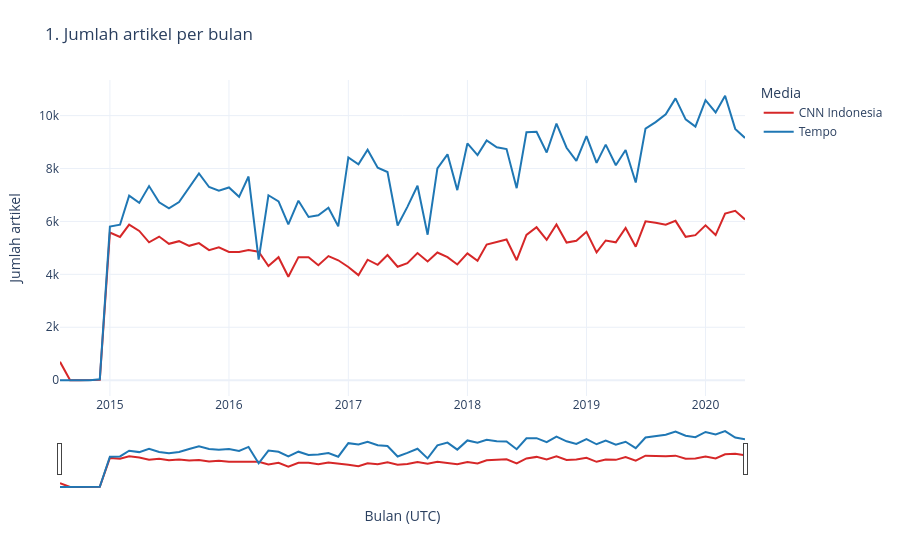

The code cell stored with this chart in its notebook:
### Markdown cell above
## 2. Jumlah artikel per bulan

Grafik 1 memungkinkan zoom dan hover untuk melihat perubahan jumlah artikel tiap media. Bulan tanpa baris diisi nol untuk membedakannya dari titik yang hilang; nol tetap dapat berarti arsip tidak lengkap.

### Code cell
monthly = con.sql("""
WITH bounds AS (
    SELECT MIN(date_trunc('month', published_at)) AS lo,
           MAX(date_trunc('month', published_at)) AS hi FROM news
), months AS (
    SELECT unnest(generate_series(lo, hi, INTERVAL '1 month')) AS month FROM bounds
), sources AS (SELECT DISTINCT source FROM news),
counts AS (
    SELECT date_trunc('month', published_at) AS month, source, COUNT(*) AS article_count
    FROM news GROUP BY 1, 2
)
SELECT m.month, s.source, COALESCE(c.article_count, 0) AS article_count
FROM months m CROSS JOIN sources s
LEFT JOIN counts c ON m.month = c.month AND s.source = c.source
ORDER BY m.month, s.source
""").pl()
fig = px.line(monthly.to_pandas(), x="month", y="article_count", color="source",
              color_discrete_map=COLORS, title="1. Jumlah artikel per bulan",
              labels={"month": "Bulan (UTC)", "article_count": "Jumlah artikel", "source": "Media"})
fig.update_layout(hovermode="x unified")
fig.update_xaxes(rangeslider_visible=True)
show_and_save(fig, "01_monthly_articles.html")
